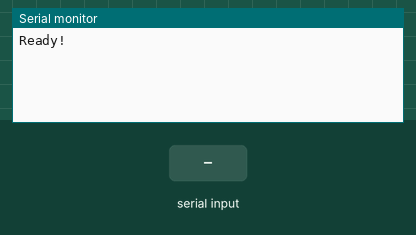
Recording of a sketch running on a simulated Arduino Uno, built with avr-gcc and run on an emulated ATmega328P. On the bench: the last lines printed to the serial monitor. The inputs (shaded band) are chosen by the test bench.

Above: at 1.2 s.
1.3 s: "1" received over Serial
At 1.9 s:
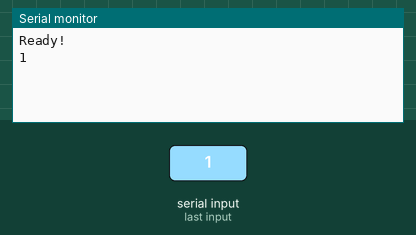
2.8 s: "0" received over Serial
At 4.0 s:
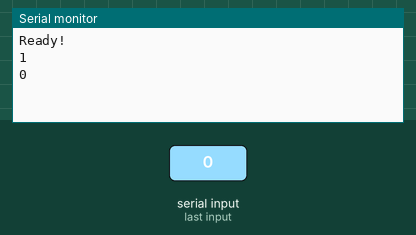
4.3 s: "2" received over Serial
At 5.4 s:
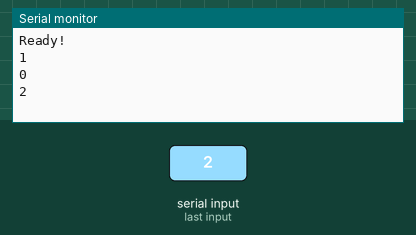

Measured:
- after the input at 1.3 s, the serial monitor: prints a new line at once (image 1)
- after the input at 2.8 s, the serial monitor: prints a new line at once (image 2)
- after the input at 4.3 s, the serial monitor: prints a new line at once (image 3)

The sketch:

Serial_Echo.ino
```cpp
String messageBody;
bool newMessage = false;
bool messageDelivered = true;

void setup() {
  Serial.begin(9600);
  Serial.println("Ready!");
}

void loop() {
  if ( Serial.available() > 0 )  {
    newMessage = true;
    messageBody += char(Serial.read());
    messageDelivered = false;
    delay(3);  }         // This small delay is to give some time to Arduino to make sure that everything in the serial monitor has been written
  else  {
    newMessage = false;
    if ( newMessage == false & messageDelivered == false)    {
//    Serial.print("Serial Says: ");
      Serial.println(messageBody);
      messageDelivered = true;
      messageBody = "";    }
  }
}
```
